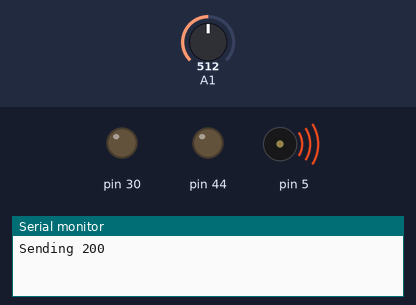
The sketch below on a simulated Arduino Mega 2560, built with avr-gcc and run on an emulated ATmega2560. On the bench: output pins drawn as LEDs (lit = HIGH), buzzer (waves = sounding), the last lines printed to the serial monitor. Inputs (shaded band) come from the test bench; at power-on: A1 = 512. Pins used as bus, display or sensor lines are not drawn.

Above: at 1.2 s.
1.3 s: A1 set to 306
At 6.4 s:
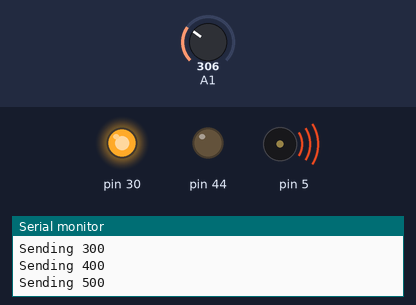
Timing chart, 0 to 9.5 s (numbered marks = the images above; inputs shaded):
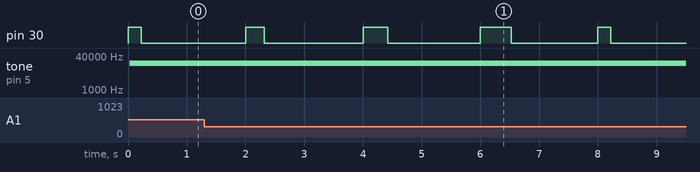

The sketch:

ProxmityTest.ino
```cpp
/*#include <Arduino.h>
#include "src/Sensor.h"
#include "src/LED.h"

JD::LED blue(44);
JD::Sensor proximity(A5);

JD::Updateable *peripherals[] = {&blue, &proximity};

void setup() {
    Serial.begin(9600);
    blue.off();
}

void loop() {
    for (auto p: peripherals) {
        p->update();
    }

    if (proximity.read() > 100) {
        blue.on();
    } else {
        blue.off();
    }

    Serial.println(proximity.read());
}*/
```

Demo.ino
```cpp
#include <Arduino.h>
#include "src/Led.h"
#include "src/PWM.h"
#include "src/Protothread.h"
#include "src/Receiver.h"
#include "src/Transmitter.h"
#include "src/Timer.h"

JD::LED         green(44);
JD::Receiver    mic(A1);
JD::Transmitter speaker(30);

JD::Updateable* peripherals[] = {&green, &mic, &speaker};

void setup() {
        JD::setupPWM();
        Serial.begin(115200);
        green.off();
}

void loop() {

        for (auto p : peripherals)
                p->update();

        static JD::Timer timer;

        // Continuously
        switch (mic.receivedMsg()) {
                case JD::Receiver::msg200:
                        Serial.println("Received msg200\n");
                        green.blink(2, 1000);
                        break;
                case JD::Receiver::msg300:
                        Serial.println("Received msg300\n");
                        green.blink(3, 1000);
                        break;
                case JD::Receiver::msg400:
                        Serial.println("Received msg400\n");
                        green.blink(4, 1000);
                        break;
                case JD::Receiver::msg500:
                        Serial.println("Received msg500\n");
                        green.blink(5, 1000);
                        break;
                default: break;
        }

        PT_BEGIN();


        Serial.println("Sending 200");
        speaker.send(220, false);
        timer.start(2000);
        PT_WAIT_UNTIL(timer.isFinished());

        Serial.println("Sending 300");
        speaker.send(320, false);
        timer.start(2000);
        PT_WAIT_UNTIL(timer.isFinished());

        Serial.println("Sending 400");
        speaker.send(420, false);
        timer.start(2000);
        PT_WAIT_UNTIL(timer.isFinished());

        Serial.println("Sending 500");
        speaker.send(520, false);
        timer.start(2000);
        PT_WAIT_UNTIL(timer.isFinished());
        PT_END();


        PT_RESTART();
}
```

Filter.h
```cpp
#ifndef JD_FILTER_H
#define JD_FILTER_H


/**
 * @brief Simple Exponential Filter
 */
template <class T>
class ExponentialFilter {
        double m_newWeight;
        T      m_curr;

public:
        ExponentialFilter(double newWeight, const T& initialCondition)
            : m_newWeight(newWeight), m_curr(initialCondition) {}

        // Updates current value with new data
        void update(const T& newVal) {
                m_curr = newVal * m_newWeight + m_curr * (1.0 - m_newWeight);
        }

        T current() const { return m_curr; }

        void setWeight(T NewWeight) { m_newWeight = NewWeight; }
};

#endif
```

Led.h
```cpp
#ifndef JD_LED_H
#define JD_LED_H
#include "Peripheral.h"
namespace JD {

/**
 * @brief An LED abstraction
 *
 */
class LED : public Peripheral<1> {
private:
        typedef void (*LEDUpdateFunction)(LED&);

        static constexpr unsigned MAX = 255;
        unsigned                  curr;
        unsigned                  fade_from;
        unsigned                  fade_to;
        double                    fade_end;
        double                    blink_frequency;
        long unsigned             blink_end;

        float forceInRange(float val, float minim, float maxim) {
                return (val > maxim) ? maxim : (val < minim) ? minim : val;
        }

        /**
         * @brief Fades LEDs
         *
         * @param led  LED to fade
         */
        static void fade_impl(LED& led) {
                double     currTime = millis();
                const long start    = led.subscribedAt;

                if (currTime > led.fade_end) {
                        // Force ending voltage to be target
                        led.curr = led.fade_to;
                        analogWrite(led.m_pin, led.curr);
                        led.unsubscribe();
                        return;
                }

                double slope = ((double)led.fade_to - led.fade_from) /
                               ((double)led.fade_end - start);

                // Linear Interpolation: y = mx + b
                int fadeValue = slope * (currTime - start) + led.fade_from;
                Serial.print(fadeValue);
                Serial.print(' ');
                Serial.print(start);
                Serial.print(' ');
                Serial.print(currTime);
                Serial.print(' ');
                Serial.print(led.fade_end);
                Serial.print(' ');
                Serial.print(led.fade_from);
                Serial.print(' ');
                Serial.println(led.fade_to);
                led.curr = fadeValue;
                analogWrite(led.m_pin, led.curr);
        }

        /**
         * @brief Blinks LED
         *
         * @param led LED to fade
         */
        static void blink_impl(LED& led) {
                int           period = 1000 * (1 / led.blink_frequency);
                long unsigned start  = led.subscribedAt;
                long unsigned finish = led.blink_end;
                // Assumes duty cycle of 50%
                long unsigned half_period = period / 2;
                long unsigned curr        = millis();
                if (curr > led.blink_end) {
                        led.off();
                        // led.reset(); Remove if something breaks
                        return;
                }

                if (((curr - start) / half_period) % 2 == 0) {
                        led.on();
                } else{
                        led.on(0);
                }
        }

public:
        constexpr LED()
            : Peripheral(LED_BUILTIN),
              fade_from(0),
              fade_to(0),
              fade_end(0),
              blink_end(0),
              blink_frequency(0),
              curr(0) {}

        constexpr LED(unsigned pin)
            : Peripheral(pin),
              fade_from(0),
              fade_to(0),
              fade_end(0),
              blink_end(0),
              blink_frequency(0),
              curr(0) {}

        void off() {
                curr = 0;
                analogWrite(m_pin, curr);
                reset(); // Remove if somethig breaks
        }
        void reset(){
                unsubscribe();
        }
        void on(float val = 1.0) {
                curr = MAX * forceInRange(val, 0.0, 1.0);
                analogWrite(m_pin, curr);
        }

        bool isOff(){
                return curr == 0;
        }

        bool isOn(){
                return not isOff();
        }

        void toggle(){
                if (isOff())
                        on();
                else
                        off();
        }
        void update() override {
                if (onUpdate != nullptr)
                        reinterpret_cast<LEDUpdateFunction>(onUpdate)(*this);
        }


        /**
         * @brief      Fades an LED over specified duration
         *
         * @details    Linearly interpolates the voltage sent to pin between
         *             starting and ending voltages
         *
         * @param[in]  from         The starting intensity
         * @param[in]  to           The ending intensity
         * @param[in]  duration_ms  The duration in milliseconds
         */
        void fade(unsigned from, unsigned to, unsigned duration_ms) {
                fade_from = from;
                fade_to   = to;

                auto start =
                    subscribe(reinterpret_cast<UpdateFunction>(fade_impl));

                fade_end = start + duration_ms;
        }
        /**
         * @brief      Blinks an led at given frequency for given durations
         *
         * @param[in]  frequency    The frequency
         * @param[in]  duration_ms  The duration milliseconds
         */
        void blink(double frequency, long unsigned duration_ms = 1000) {
                blink_frequency = frequency;

                auto start =
                    subscribe(reinterpret_cast<UpdateFunction>(blink_impl));

                blink_end = start + duration_ms;
        }
};
}  // namespace JD
#endif
```

PWM.h
```cpp
#ifndef JD_PWM_H
#define JD_PWM_H
namespace JD {
/**
 * @brief Starter code given to output ~18.5kHz out of pin 5
 *
 */
void setupPWM() {
        pinMode(5, OUTPUT);

        TCCR3A = _BV(COM3A0) | _BV(COM3B0) | _BV(WGM30) | _BV(WGM31);

        // sets COM Output Mode to FastPWM with toggle of OC3A on compare match
        // with OCR3A

        // also sets WGM to mode 15: FastPWM with top set by OCR3A

        TCCR3B = _BV(WGM32) | _BV(WGM33) | _BV(CS31);

        // sets WGM as stated above; sets clock scaling to "divide by 8"

        OCR3A = 53;

}
}  // namespace JD
#endif
```

Peripheral.h
```cpp
#ifndef JD_PERIPHERAL_H
#define JD_PERIPHERAL_H

#include <stdint.h>
#include "Updateable.h"
namespace JD {

/**
 * @brief An abstraction for peripherals connected to the Arduino
 *
 */
template <unsigned numPins>
class Peripheral : public Updateable {
protected:
        typedef void (*UpdateFunction)(void *);
        const uint8_t  m_pin[numPins];
        UpdateFunction onUpdate;
        long unsigned  subscribedAt;

        template <class... T>
        constexpr Peripheral(T... args)
            : m_pin{args...}, onUpdate(nullptr), subscribedAt(0U) {
                static_assert(sizeof...(args) == numPins,
                              "Number of constructor arguments must match "
                              "number of pins\n");
        }

        /**
         * @brief Sets onUpdate to requested update function
         *
         * @param f
         * @return long unsigned  The time that the subscription happened
         */
        long unsigned subscribe(UpdateFunction f) {
                subscribedAt = millis();
                onUpdate     = f;
                return subscribedAt;
        }

        /**
         * @brief Unsets current update function
         *
         */
        void unsubscribe() {
                onUpdate     = nullptr;
                subscribedAt = 0;
        }
};

/**
 * @brief Specialization of peripherals for 1 pin
 */
template <>
class Peripheral<1> : public Updateable {
protected:
        typedef void (*UpdateFunction)(void *);
        const uint8_t  m_pin;
        UpdateFunction onUpdate;
        long unsigned  subscribedAt;

        constexpr Peripheral(uint8_t pin)
            : m_pin{pin}, onUpdate(nullptr), subscribedAt(0) {}

        /**
         * @brief Sets onUpdate to requested update function
         *
         * @param f
         * @return long unsigned  The time that the subscription happened
         */
        long unsigned subscribe(UpdateFunction f) {
                subscribedAt = millis();
                onUpdate     = f;
                return subscribedAt;
        }

        /**
         * @brief Unsets current update function
         *
         */
        void unsubscribe() {
                onUpdate     = nullptr;
                subscribedAt = 0;
        }
};

}  // namespace JD

#endif
```

Protothread.h
```cpp
#ifndef JD_PROTOTHREAD_H
#define JD_PROTOTHREAD_H

#include <stdint.h>

/**
 * In this file
 *
 * * A C++ style implementation of protothreads using a class
 *
 *  " Protothreads are extremely lightweight stackless threads designed for
 *    severely memory constrained systems, such as small embedded systems or
 *    wireless sensor network nodes. Protothreads provide linear code execution
 *    for event-driven systems implemented in C. Protothreads can be used with
 *    or without an underlying operating system to provide blocking
 *    event-handlers. Protothreads provide sequential flow of control without
 *    complex state machines or full multi-threading. "
 *     -  http://dunkels.com/adam/pt/
 *
 *  * C style macros to actually write a protothread function
 *
 * tldr: Protothreads are basically functions written within a switch
 * statement, where the switch variable is a line number (__LINE__) that is
 * stored between function calls
 */
namespace JD {
class Protothread {
public:
        // Local continuation type (stores line numbers)
        using lc_t = uint16_t;
        // Protothread function type
        using protothread_t = void (*)(lc_t&);
        enum : lc_t { notRunning = (lc_t)-1 };

protected:
        // "Pointer to thread function for optional constructor"
        protothread_t _thread;

        // "Local continuation"
        // "Stores the location to resume thread"
        lc_t _lc;

public:
        // Construct a new protothread that will start from the beginning
        // of its run() function.
        Protothread() : _lc(0), _thread(nullptr) {}

        // Construct a protothread from a thread function
        Protothread(protothread_t new_thread) : Protothread() {
                _thread = new_thread;
        }

        // Disallow copy construction
        Protothread(const Protothread& p) = delete;

        // Restart the thread
        void restart() { _lc = 0; }
        // Stop the thread
        void stop() { _lc = notRunning; }
        // Check if thread is running
        bool isRunning() { return _lc != notRunning; }

        /**
         * @brief Allow shorthand to run thread and check if running
         *        i.e
         *
         *        while(thread)
         *              continue;
         *
         * @return true If thread is running
         * @return false False otherwise
         */
        operator bool() {
                run();
                return isRunning();
        }

        /**
         * @brief Runs the thread
         *
         */
        void run() {
                if (_thread != nullptr)
                        _thread(_lc);
        }
};

// Sets local continuation to current line
// Note: Imperitive that macro is a single line

// clang-format off
#define LC_SET(_lc) _lc = __LINE__; case __LINE__:
// clang-format on

// Declare start of protothread (version to use if _lc is already declared).
#define PT_BEGIN_LC_ALREADY_DECLARED() \
        bool hasYielded = true;        \
        (void)hasYielded;              \
        switch (_lc) {                 \
                case 0:

// Allows a standalone function to be a prothread
#define PT_BEGIN()                            \
        static JD::Protothread::lc_t _lc = 0; \
        (void)_lc;                            \
        PT_BEGIN_LC_ALREADY_DECLARED()

#define PT_STOP() _lc = JD::Protothread::notRunning

// Ends the protothread
#define PT_END()  \
        default:; \
                } \
                // PT_STOP(); \
                // return;

// Waits until given condition is true
#define PT_WAIT_UNTIL(condition)  \
        do {                      \
                LC_SET(_lc);      \
                if (!(condition)) \
                        return;   \
        } while (0)

// Waits while given condition is true
#define PT_WAIT_WHILE(condition) PT_WAIT_UNTIL(!(condition))

// Runs child thread until completion
#define PT_SPAWN(child) PT_WAIT_WHILE(child)

// Restarts thread's local continuation to PT_BEGIN
#define PT_RESTART()     \
        do {             \
                _lc = 0; \
                return;  \
        } while (0)

// Stop and exit from protothread.
#define PT_EXIT()          \
        do {               \
                PT_STOP(); \
                return;    \
        } while (0)

// Blocks until thread is rescheduled (run called again)
#define PT_YIELD()                  \
        do {                        \
                hasYielded = false; \
                LC_SET(_lc);        \
                if (!hasYielded)    \
                        return;     \
        } while (0)

// Blocks until condition is true
#define PT_YIELD_UNTIL(condition)                \
        do {                                     \
                hasYielded = false;              \
                LC_SET(_lc);                     \
                if (!hasYielded || !(condition)) \
                        return;                  \
        } while (0)
}  // namespace JD

#endif
```

Sensor.h
```cpp
#ifndef JD_SENSOR_H
#define JD_SENSOR_H

#include "Peripheral.h"
namespace JD {

class Sensor : public Peripheral<1> {
private:
        int val;

public:
        enum READ_BEHAVIOR { force, cache };
        Sensor(uint8_t pin) : Peripheral(pin), val(0) {
                pinMode(m_pin, INPUT);
        }
        void update() override { val = analogRead(m_pin); }

        int read(READ_BEHAVIOR c = cache) {
                switch (c) {
                        case force: update();  // fall through on purpose
                        case cache: return val;
                        default: return -1;
                }
        }
};

}  // namespace JD
#endif
```

Timer.h
```cpp
#ifndef JD_TIMER_H
#define JD_TIMER_H

#include <Arduino.h>

namespace JD {
/**
 * @brief Simple non blocking timer
 *
 */
class Timer {
public:
        /**
         * @brief Starts the timer, will go for wait_ms
         *
         * @param wait_ms
         */
        void start(unsigned long wait_ms) {
                if (!isRunning) {
                        finishTime = millis() + wait_ms;
                        isRunning  = true;
                }
        }

        /**
         * @brief Checks whether timer is finished
         */
        bool isFinished() {
                if (isRunning && ((signed long)(millis() - finishTime) >= 0))
                        isRunning = false;
                return !isRunning;
        }

        bool          isRunning  = false;
        unsigned long finishTime = 0;
};

}  // namespace JD

#endif
```

Updateable.h
```cpp
#ifndef JD_UPDATEABLE_H
#define JD_UPDATEABLE_H
namespace JD {
/**
 * @brief Class to provide update method to various classes
 *        Allows various objects to be updated within a loop
 *
 */
class Updateable {
public:
        virtual void update() = 0;
};
}  // namespace JD

#endif
```

Source omitted: Receiver.h (6582 bytes), Transmitter.h (1587 bytes)
